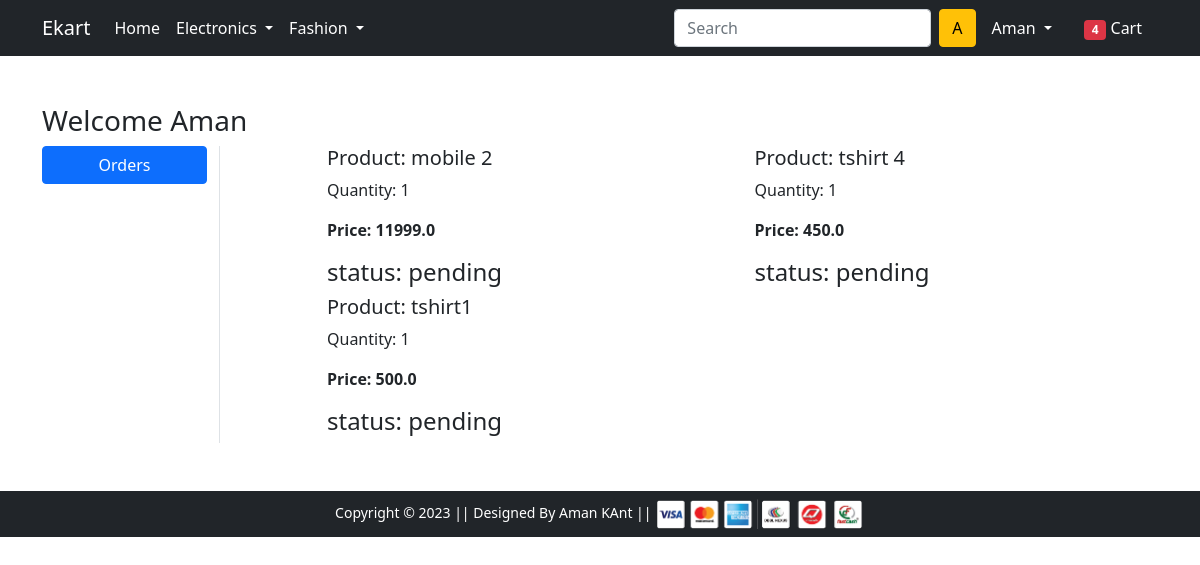
The page /orders/ (signed in) on the database its author committed.
### app/models.py (models this page shows, shortened)
class Orderplace(models.Model):
   user= models.ForeignKey(User, on_delete=models.CASCADE)
   customer = models.ForeignKey(Customer,on_delete=models.CASCADE)
   product = models.ForeignKey(Product, on_delete=models.CASCADE)
   quantity = models.PositiveIntegerField(default=1)
   order_date = models.DateTimeField(auto_now_add=True)
   status = models.CharField(max_length=50, choices=status_choice,default='pending')
   @property
   def total_cost(self):
      return self.quantity*self.product.discounted_price

class Product(models.Model):
    title = models.CharField(max_length=100)
    selling_price = models.FloatField()
    discounted_price = models.FloatField()
    description = models.TextField()
    brand = models.CharField(max_length=100)
    category = models.CharField(choices=CATEGORY_CHOICE,max_length=10)
    product_image = models.ImageField(upload_to='productimg')

### app/views.py (the view)
# urls.py: path('orders/', views.orders, name='orders'),
def orders(request):
 usr = request.user
 if request.method=='POST':
   custid=request.POST["address"]
   customer=Customer.objects.get(id=custid)
 cart = Cart.objects.filter(user=usr)
 for c in cart:
   Orderplace(user=usr,customer=customer,product=c.product,quantity=c.quantity).save()
   c.delete()
 op= Orderplace.objects.filter(user=usr)
 return render(request, 'app/orders.html',{'ordered':op})

### app/templates/app/orders.html (shortened to what this page needs)
{% extends 'app/base.html' %}
{% load static %}
{% block main-content %}
<div class="container my-5">
 <div class="row">
 <h3>Welcome {{request.user.username|capfirst}}</h3>
  <div class="col-sm-2 border-end">
   <ul class="list-unstyled">
    <li class="d-grid"><a href="{% url 'orders' %}" class="btn btn-primary">Orders</a></li>
   </ul>
  </div>
  <div class="col-sm-9 offset-sm-1">
   <div class="row">
    {%for order in ordered%}
    <div class="col-sm-6" >
        <h5>Product: {{order.product.title}}</h5>
        <p>Quantity: {{order.quantity}}</p>
        <p class="fw-bold">Price: {{order.total_cost}}</p>
        <h4> status: {{ order.status}}</h4>
    </div>
    {%endfor%}
   </div>
  </div>
 </div>
</div>
{% endblock main-content %}

### app/templates/app/base.html (shortened to what this page needs)
<!doctype html>
{% load static %}
<html lang="en">
  <head>
    <link href="https://cdn.jsdelivr.net/npm/bootstrap@5.0.0-beta1/dist/css/bootstrap.min.css" rel="stylesheet">
    <link rel="stylesheet" href="{% static 'app/css/owl.carousel.min.css' %}">
    <link rel="stylesheet" href="{% static 'app/css/all.min.css' %}">
    <link rel="stylesheet" href="{% static 'app/css/style.css' %}">
  </head>
  <body>
    <nav class="navbar navbar-expand-lg navbar-dark bg-dark">
     <div class="container">
       <a class="navbar-brand" href="/">Ekart</a>
       <div class="collapse navbar-collapse" id="navbarSupportedContent">
         <ul class="navbar-nav me-auto mb-2 mb-lg-0">
           <li class="nav-item">
             <a class="nav-link active" aria-current="page" href="/">Home</a>
           </li>
           <li class="nav-item dropdown">
             <a class="nav-link dropdown-toggle text-white" href="#" id="electronicsDropdown" role="button" data-bs-toggle="dropdown" aria-expanded="false">
               Electronics
             </a>
           </li>
           <li class="nav-item dropdown">
             <a class="nav-link dropdown-toggle text-white" href="#" id="fashionDropdown" role="button" data-bs-toggle="dropdown" aria-expanded="false">
               Fashion
             </a>
           </li>
         </ul>
         <form class="d-flex">
           <input class="form-control me-2" type="search" placeholder="Search" aria-label="Search">
           <button class="btn btn-warning" type="submit">A</button>
         </form>
         <div>
          <ul class="navbar-nav me-auto mb-2 mb-lg-0">
            {% if request.user.is_authenticated %}
           <li class="nav-item dropdown mx-2">
              <a class="nav-link dropdown-toggle text-white" href="#" id="profileDropdown" role="button" data-bs-toggle="dropdown" aria-expanded="false">
                {{request.user.username|capfirst}}
              </a>
            </li>
            <li class="nav-item mx-2">
             <a href="{% url 'cart' %}" class="nav-link text-white"><span class="badge bg-danger">4</span> Cart </a>
            </li>
            {% endif %}
          </ul>
         </div>
       </div>
     </div>
    </nav>
    {% block main-content %} {% endblock main-content %}
    <footer class="container-fluid bg-dark text-center p-2 mt-5">
        <small class="text-white">Copyright &copy; 2023 || Designed By Aman KAnt || </small>
        <img src="{% static 'app/images/payment.png' %}" alt="" srcset="" class=" " height="30px">
    </footer>
  </body>
</html>

### rows shown on the page
Orderplace: product "mobile 2", quantity "1", total_cost "11999.0", status "pending"
Orderplace: product "tshirt 4", quantity "1", total_cost "450.0", status "pending"
Orderplace: product "tshirt1", quantity "1", total_cost "500.0", status "pending"

### other values the page prints
{{ request.user.username|capfirst }} "Aman"
